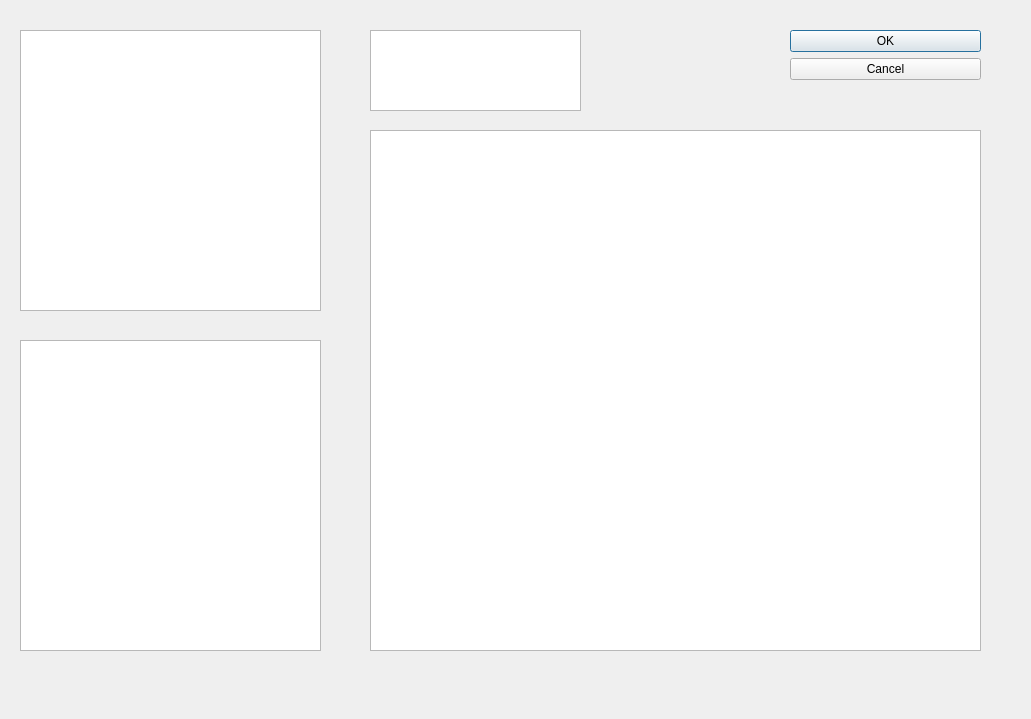
<?xml version="1.0" encoding="UTF-8"?>
<ui version="4.0">
 <class>Dialog</class>
 <widget class="QDialog" name="Dialog">
  <property name="geometry">
   <rect>
    <x>0</x>
    <y>0</y>
    <width>1031</width>
    <height>719</height>
   </rect>
  </property>
  <property name="windowTitle">
   <string>Dialog</string>
  </property>
  <widget class="QDialogButtonBox" name="buttonBox">
   <property name="geometry">
    <rect>
     <x>790</x>
     <y>30</y>
     <width>191</width>
     <height>81</height>
    </rect>
   </property>
   <property name="orientation">
    <enum>Qt::Vertical</enum>
   </property>
   <property name="standardButtons">
    <set>QDialogButtonBox::Cancel|QDialogButtonBox::Ok</set>
   </property>
  </widget>
  <widget class="QTableView" name="orderflow">
   <property name="geometry">
    <rect>
     <x>20</x>
     <y>30</y>
     <width>301</width>
     <height>281</height>
    </rect>
   </property>
  </widget>
  <widget class="QTableView" name="orderlist">
   <property name="geometry">
    <rect>
     <x>20</x>
     <y>340</y>
     <width>301</width>
     <height>311</height>
    </rect>
   </property>
  </widget>
  <widget class="QGraphicsView" name="histogram">
   <property name="geometry">
    <rect>
     <x>370</x>
     <y>130</y>
     <width>611</width>
     <height>521</height>
    </rect>
   </property>
  </widget>
  <widget class="QListView" name="strategy">
   <property name="geometry">
    <rect>
     <x>370</x>
     <y>30</y>
     <width>211</width>
     <height>81</height>
    </rect>
   </property>
  </widget>
 </widget>
 <resources/>
 <connections>
  <connection>
   <sender>buttonBox</sender>
   <signal>accepted()</signal>
   <receiver>Dialog</receiver>
   <slot>accept()</slot>
   <hints>
    <hint type="sourcelabel">
     <x>248</x>
     <y>254</y>
    </hint>
    <hint type="destinationlabel">
     <x>157</x>
     <y>274</y>
    </hint>
   </hints>
  </connection>
  <connection>
   <sender>buttonBox</sender>
   <signal>rejected()</signal>
   <receiver>Dialog</receiver>
   <slot>reject()</slot>
   <hints>
    <hint type="sourcelabel">
     <x>316</x>
     <y>260</y>
    </hint>
    <hint type="destinationlabel">
     <x>286</x>
     <y>274</y>
    </hint>
   </hints>
  </connection>
 </connections>
</ui>
